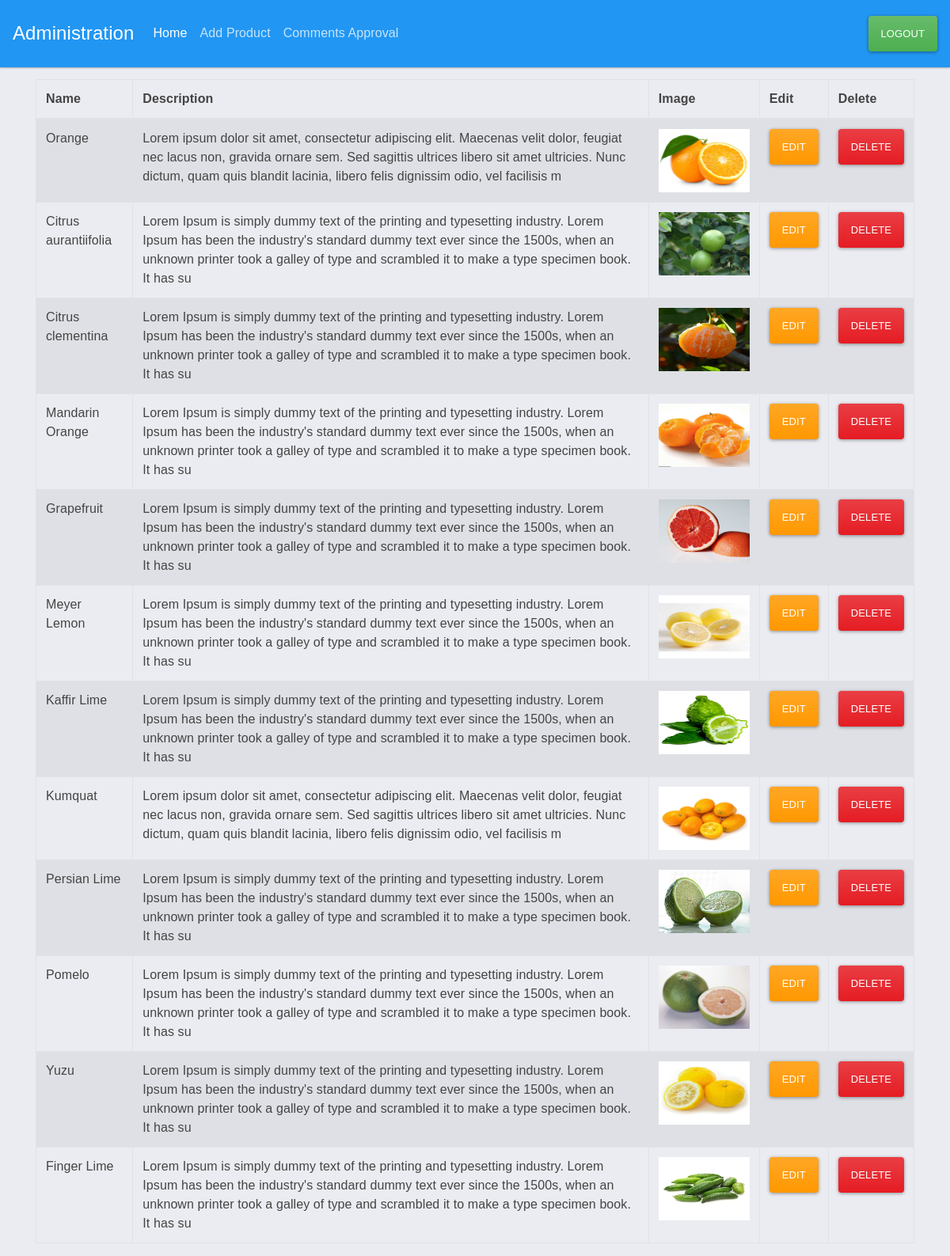
/productController (signed in), run on the app's committed database.
### tables this page shows
CREATE TABLE `products` (
  `id` int(11) NOT NULL,
  `name` varchar(255) NOT NULL,
  `description` varchar(255) NOT NULL,
  `image` varchar(50) NOT NULL
);

### system/classes/route.php (called while the page is built, shortened)
<?php
class route {
    public $method = "index";
    public $params = [];
    public function __construct()
    {
        $url = $this->url();
        if (isset($url))
        {
            if (file_exists("../app/controllers/" . $url[0] . ".php"))
            {
                unset($url[0]);
            }
            else
            {
                die("controller not found");
            }
        }
        $this->controller = new $this->controller;
        if (isset($url))
        {
            $this->params = $url;
        }
        else
        {
            $this->params = [];
        }
        call_user_func_array([$this->controller, $this->method], $this->params);
    }
    public function url()
    {
        if (isset($_GET['url']))
        {
            $url = $_GET['url'];
            $url = rtrim($url);
            $url = filter_var($url, FILTER_SANITIZE_URL);
            $url = explode("/", $url);
            return $url;
        }
    }
}
?>

### system/init.php (called while the page is built, shortened)
<?php
$route = new Route();
?>

### public/index.php (called while the page is built, shortened)
<?php
include "../system/init.php";
?>

### system/classes/database.php (called while the page is built, shortened)
<?php
class database {
    public $host     = HOST;
    public $user     = USER;
    public $database = DATABASE;
    public $password = PASSWORD;
    public $con;
    public $result;
    public function __construct()
    {
        try
        {
            return $this->con = new PDO("mysql:host=" . $this->host . ";dbname=" . $this->database,
            $this->user, $this->password);
        }
        catch(PDOException $e)
        {
            echo "Database connection Error: " . $e->getMessage();
        }
    }
    public function Query($qry, $params = [])
    {
        if (!isset($params))
        {
            $this->result = $this->con->prepare($qry);
            return $this->result->execute();
        }
        else
        {
            $this->result = $this->con->prepare($qry);
            return $this->result->execute($params);
        }
    }
    public function fetchall()
    {
        return $this->result->fetchAll(PDO::FETCH_OBJ);
    }
}
?>

### app/models/productModel.php (called while the page is built, shortened)
<?php
class productModel extends database {
    public function getProducts($boolSqlLimit = false)
    {
        $strSqlLimit = ($boolSqlLimit) ? 'LIMIT 9;' : ';';
        $sql = 'SELECT * FROM products ' . $strSqlLimit;
        if ($this->Query($sql))
        {
            $arrData = $this->fetchAll();
            return $arrData;
        }
    }
}
?>

### app/views/components/productAdminList.php (the view)
<table id="product" class="table table-striped table-bordered" style="width:100%">
    <thead>
        <tr>
            <th>Name</th>
            <th>Description</th>
            <th>Image</th>
            <th>Edit</th>
            <th>Delete</th>
        </tr>
    </thead>
    <tbody>
        <?php if (!empty($data)) { ?>
        <?php foreach ($data as $product) { ?>
            <tr>
                <td><?php echo $product->name; ?></td>
                <td><?php echo $product->description; ?></td>
                <td>
                    <div class="view-item">
                        <img src="<?php echo BASEURL; ?>/assets/uploads/<?php echo $product->image; ?>" alt="">
                    </div>
                </td>
                <td>
                    <a href="<?php echo BASEURL; ?>/productController/editProduct/<?php echo $product->id?>" class="btn btn-warning">Edit</a>
                </td>
                <td><a href="<?php echo BASEURL; ?>/productController/deleteProduct/<?php echo $product->id?>" class="btn btn-danger">Delete</a></td>
            </tr>
        <?php } } ?>
    </tbody>
</table>

### app/controllers/productController.php (shortened to what this page needs)
<?php
class productController extends framework {
    public function __construct()
    {
        $this->productModel = $this->model('productModel');
    }
    public function index()
    {
        if (!$this->getSession('userID'))
        {
            $arrData['products'] = $this->productModel->getProducts(true);
            $arrData['comments'] = $this->productModel->getCommentsList();
            $arrData['commentsCount'] = count($arrData['comments']);
            $this->view('product', $arrData);
        }
        else
        {
            $arrData = $this->productModel->getProducts();
            $this->view('productAdminView', $arrData);
        }
    }
}
?>

### system/classes/framework.php (shortened to what this page needs)
<?php
class framework {
    public function view($viewName, $data = [])
    {
        if (file_exists("../app/views/" . $viewName . ".php"))
        {
            require_once "../app/views/$viewName.php";
        }
        else
        {
            echo "$viewName.php file not found";
        }
    }
    public function getSession($sessionName)
    {
        if (!empty($_SESSION[$sessionName]))
        {
            return $_SESSION[$sessionName];
        }
    }
}
?>

### app/views/productAdminView.php (shortened to what this page needs)
<!DOCTYPE html>
<html lang="en">
<head>
</head>
<body>
<?php include "components/nav.php"; ?>
    <div class="container" style="margin-top: 15px;">
        <?php include "components/productAdminList.php"; ?>
    </div>
</body>
</html>

### app/views/components/nav.php (shortened to what this page needs)
<nav class="navbar navbar-expand-lg navbar-dark bg-primary">
  <?php if ($this->getSession('userID')){ ?>
  	<a class="navbar-brand" href="<?php echo BASEURL; ?>/productController">Administration</a>
  <?php } ?>
  <div class="collapse navbar-collapse" id="navbarColor01">
    <ul class="navbar-nav mr-auto">
      <li class="nav-item active">
        <a class="nav-link" href="<?php echo BASEURL; ?>/productController">Home
        </a>
      </li>
	  <?php if (!$this->getSession('userID')) { ?>
      <!-- <li class="nav-item">
        <a class="nav-link" href="<?php echo BASEURL; ?>/accountController">Register</a>
      </li> -->
	  <?php } else { ?>
		<li class="nav-item">
        	<a class="nav-link" href="<?php echo BASEURL; ?>/productController/addProductForm">Add Product</a>
		  </li>
		  <li class="nav-item">
        	<a class="nav-link" href="<?php echo BASEURL; ?>/productController/commentsApprovalList">Comments Approval</a>
      	</li>
	  <?php } ?>
	</ul>
		<ul class="my-2 my-lg-0">
			<?php if ($this->getSession('userID')){ ?>
				<a href="<?php echo BASEURL; ?>/productController/logout" class="btn btn-success">Logout</a>
			<?php } else {?>
				<a href="<?php echo BASEURL; ?>/accountController/loginForm" class="btn btn-success">Admin Login</a>
			<?php } ?>
	  	</ul>
  </div>
</nav>

### public/assets/css/style.css (style rules this page uses)
* { font-family: 'Montsserrat', sans-serif; list-style: none; margin: 0; padding: 0; box-sizing: border-box; }
body { background: #ebecf1; color: #b3b9b9; font-size: unset; }
.view-item img { width: 115px; height: 80px; }

### data on the page
products: name "Orange", description "Lorem ipsum dolor sit amet, consectetur adipiscing elit. Maecenas velit dolor, feugiat nec lacus non, gravida ornare sem. Sed sagittis ultrices libero sit amet ultricies. Nunc dictum, quam quis blandit lacinia, libero felis dignissim odio, vel facilisis m", image (picture)
products: name "Citrus aurantiifolia", description "Lorem Ipsum is simply dummy text of the printing and typesetting industry. Lorem Ipsum has been the industry's standard dummy text ever since the 1500s, when an unknown printer took a galley of type and scrambled it to make a type specimen book. It has su", image (picture)
products: name "Citrus clementina", description "Lorem Ipsum is simply dummy text of the printing and typesetting industry. Lorem Ipsum has been the industry's standard dummy text ever since the 1500s, when an unknown printer took a galley of type and scrambled it to make a type specimen book. It has su", image (picture)
products: name "Mandarin Orange", description "Lorem Ipsum is simply dummy text of the printing and typesetting industry. Lorem Ipsum has been the industry's standard dummy text ever since the 1500s, when an unknown printer took a galley of type and scrambled it to make a type specimen book. It has su", image (picture)
products: name "Grapefruit", description "Lorem Ipsum is simply dummy text of the printing and typesetting industry. Lorem Ipsum has been the industry's standard dummy text ever since the 1500s, when an unknown printer took a galley of type and scrambled it to make a type specimen book. It has su", image (picture)
products: name "Meyer Lemon", description "Lorem Ipsum is simply dummy text of the printing and typesetting industry. Lorem Ipsum has been the industry's standard dummy text ever since the 1500s, when an unknown printer took a galley of type and scrambled it to make a type specimen book. It has su", image (picture)
products: name "Kaffir Lime", description "Lorem Ipsum is simply dummy text of the printing and typesetting industry. Lorem Ipsum has been the industry's standard dummy text ever since the 1500s, when an unknown printer took a galley of type and scrambled it to make a type specimen book. It has su", image (picture)
products: name "Kumquat", description "Lorem ipsum dolor sit amet, consectetur adipiscing elit. Maecenas velit dolor, feugiat nec lacus non, gravida ornare sem. Sed sagittis ultrices libero sit amet ultricies. Nunc dictum, quam quis blandit lacinia, libero felis dignissim odio, vel facilisis m", image (picture)
products: name "Persian Lime", description "Lorem Ipsum is simply dummy text of the printing and typesetting industry. Lorem Ipsum has been the industry's standard dummy text ever since the 1500s, when an unknown printer took a galley of type and scrambled it to make a type specimen book. It has su", image (picture)
products: name "Pomelo", description "Lorem Ipsum is simply dummy text of the printing and typesetting industry. Lorem Ipsum has been the industry's standard dummy text ever since the 1500s, when an unknown printer took a galley of type and scrambled it to make a type specimen book. It has su", image (picture)
products: name "Yuzu", description "Lorem Ipsum is simply dummy text of the printing and typesetting industry. Lorem Ipsum has been the industry's standard dummy text ever since the 1500s, when an unknown printer took a galley of type and scrambled it to make a type specimen book. It has su", image (picture)
products: name "Finger Lime", description "Lorem Ipsum is simply dummy text of the printing and typesetting industry. Lorem Ipsum has been the industry's standard dummy text ever since the 1500s, when an unknown printer took a galley of type and scrambled it to make a type specimen book. It has su", image (picture)
